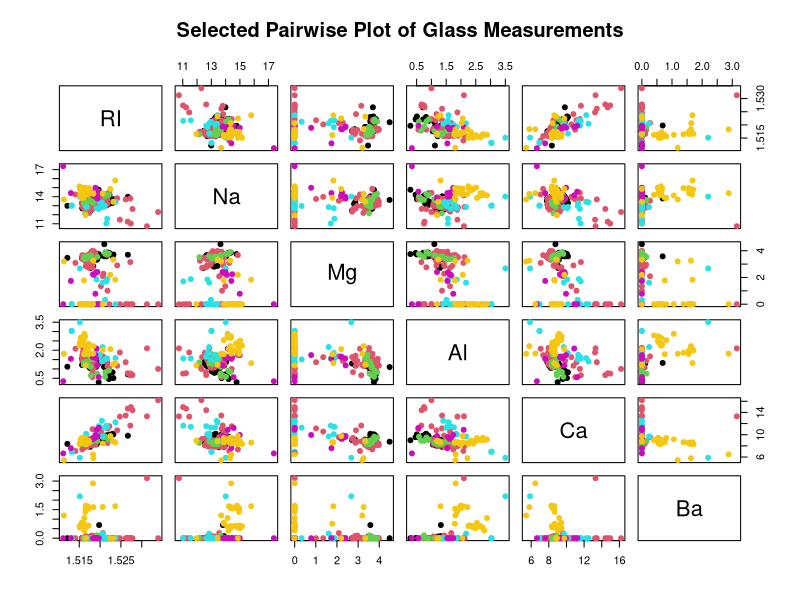
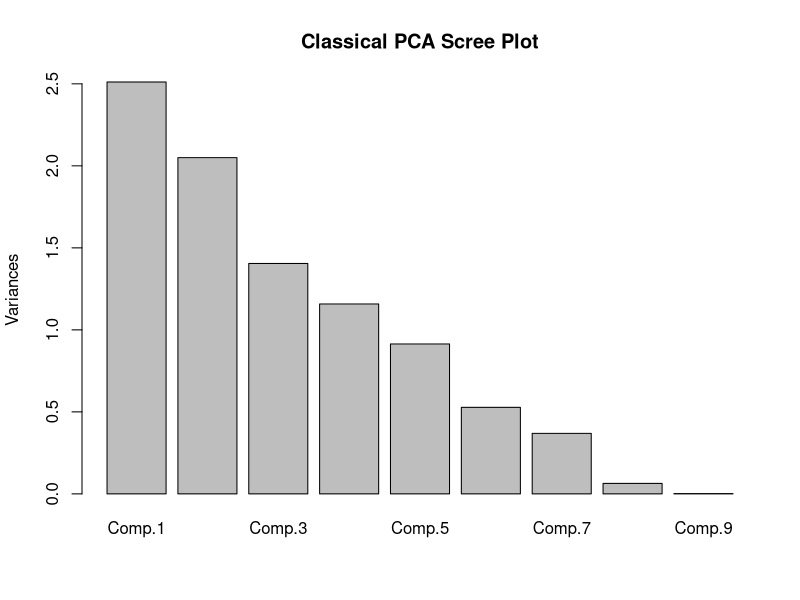
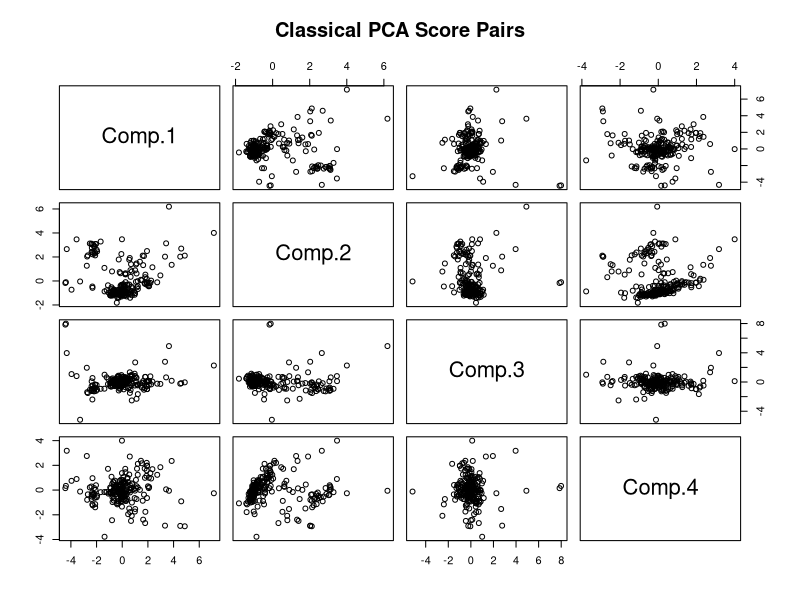
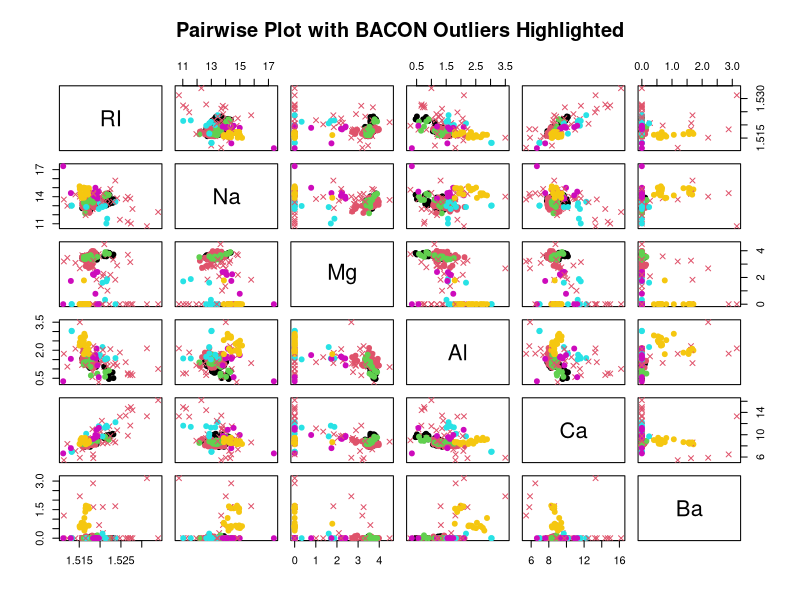
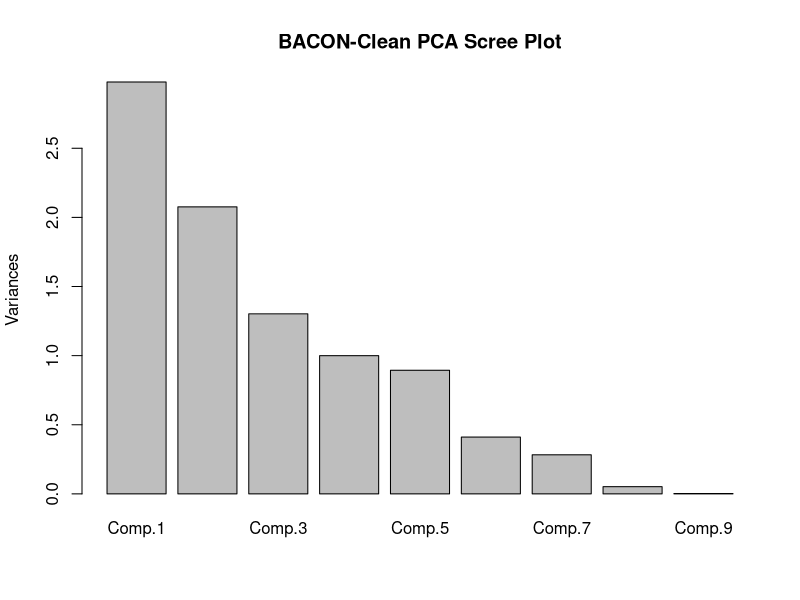
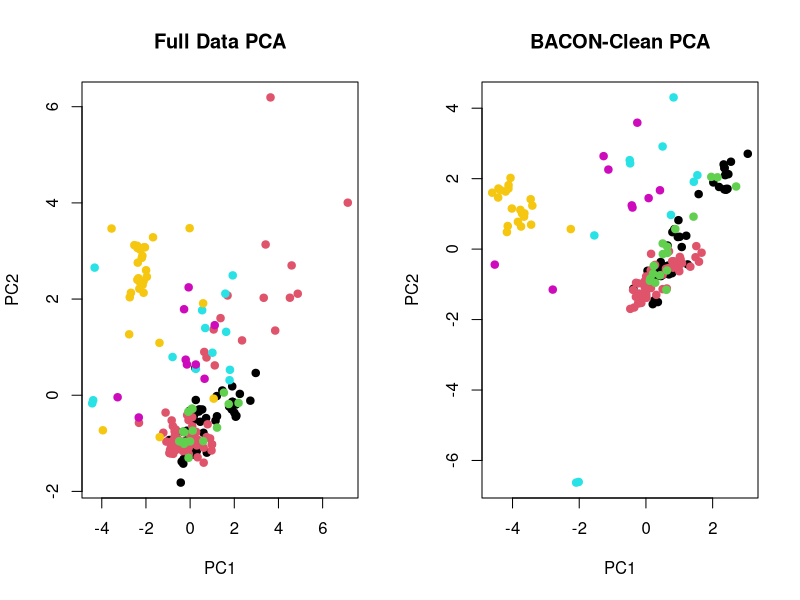
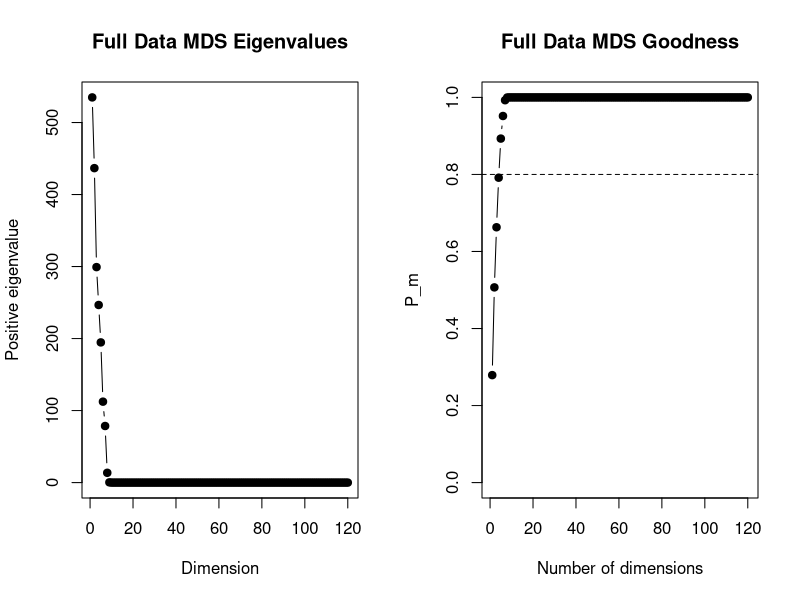
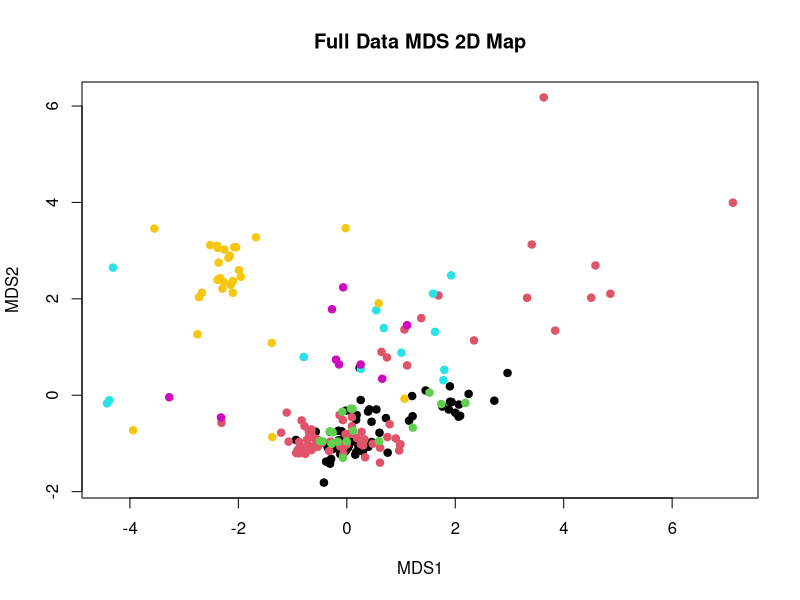

Write the R code that produced these figures, in order.
# MACT 4233 - Project #3
# PCA and MDS of the Glass Identification Data
# AI help was used only to organize and simplify the report/code.
# The analysis decisions, interpretation, and final review remain my own work.

library(readxl)

# Data
col_names <- c("Id", "RI", "Na", "Mg", "Al", "Si", "K", "Ca", "Ba", "Fe", "Type")
glass <- as.data.frame(read_excel("Youssefdat.xlsx", sheet = "GlassData"))
names(glass) <- col_names

pca_vars <- c("RI", "Na", "Mg", "Al", "Si", "K", "Ca", "Ba", "Fe")
pair_vars <- c("RI", "Na", "Mg", "Al", "Ca", "Ba")

# Pairwise plot before PCA
pairs(glass[, pair_vars], col = glass$Type, pch = 19,
      main = "Selected Pairwise Plot of Glass Measurements")

# Classical PCA on the full data
x <- scale(glass[, pca_vars])
pc <- princomp(x, cor = TRUE)

summary(pc, loadings = TRUE)
plot(pc, main = "Classical PCA Scree Plot")
pairs(pc$scores[, 1:4], main = "Classical PCA Score Pairs")

pc_sd <- pc$sd
pc_var <- pc$sd^2
pc_prop <- pc_var / sum(pc_var)
pc_cum <- cumsum(pc_prop)

classical_pca_table <- round(data.frame(pc_sd, pc_var, pc_prop, pc_cum), 4)
names(classical_pca_table) <- c("Standard_deviation", "Variance", "Proportion", "Cumulative")
classical_pca_table

pc$loadings
round(cor(pc$scores[, 1:6]), 4)
round(cov(pc$scores[, 1:6]), 4)

# BACON result used in the report
# These IDs are the within-class BACON outliers. Fe was not used in the BACON step.
bacon_outlier_ids <- c(
  1, 22, 36, 48, 53, 54, 55, 56, 57, 62,
  71, 85, 93, 103, 104, 105, 106, 107, 108, 109,
  110, 111, 112, 113, 125, 128, 129, 130, 131, 132,
  164, 165, 174, 186, 187, 188, 189, 190, 202, 208, 212
)

bacon_summary <- data.frame(
  Type = c(1, 2, 3, 5, 6, 7),
  Group_size = c(70, 76, 17, 13, 9, 29),
  Outliers = c(10, 20, 0, 3, 0, 8),
  Cutoff = c(6.1784, 6.1080, 9.6647, 13.5519, 46.5561, 9.5915)
)

bacon_outlier <- glass$Id %in% bacon_outlier_ids
bacon_summary
glass[bacon_outlier, c("Id", "Type")]

pairs(glass[, pair_vars], col = ifelse(bacon_outlier, 2, glass$Type),
      pch = ifelse(bacon_outlier, 4, 19),
      main = "Pairwise Plot with BACON Outliers Highlighted")

# PCA after removing BACON outliers
glass_clean <- glass[!bacon_outlier, ]
x_clean <- scale(glass_clean[, pca_vars])
pc_clean <- princomp(x_clean, cor = TRUE)

summary(pc_clean, loadings = TRUE)
plot(pc_clean, main = "BACON-Clean PCA Scree Plot")

clean_sd <- pc_clean$sd
clean_var <- pc_clean$sd^2
clean_prop <- clean_var / sum(clean_var)
clean_cum <- cumsum(clean_prop)

clean_pca_table <- round(data.frame(clean_sd, clean_var, clean_prop, clean_cum), 4)
names(clean_pca_table) <- c("Standard_deviation", "Variance", "Proportion", "Cumulative")
clean_pca_table

pc_clean$loadings

pca_comparison <- data.frame(
  Analysis = c("Full data PCA", "BACON-clean PCA"),
  n = c(nrow(glass), nrow(glass_clean)),
  PC1_Eigenvalue = round(c(pc_var[1], clean_var[1]), 4),
  PC1_Proportion = round(c(pc_prop[1], clean_prop[1]), 4),
  Cum_PC2 = round(c(pc_cum[2], clean_cum[2]), 4),
  Cum_PC4 = round(c(pc_cum[4], clean_cum[4]), 4),
  PCs_for_95 = c(which(pc_cum >= 0.95)[1], which(clean_cum >= 0.95)[1])
)
pca_comparison

par(mfrow = c(1, 2))
plot(pc$scores[, 1], pc$scores[, 2], col = glass$Type, pch = 19,
     xlab = "PC1", ylab = "PC2", main = "Full Data PCA")
plot(pc_clean$scores[, 1], pc_clean$scores[, 2], col = glass_clean$Type, pch = 19,
     xlab = "PC1", ylab = "PC2", main = "BACON-Clean PCA")
par(mfrow = c(1, 1))

# MDS function
mds_analysis <- function(data, groups, title) {
  x <- scale(data)
  d <- dist(x)
  out <- cmdscale(d, eig = TRUE)
  
  eigenvalues <- out$eig[out$eig > 0]
  prop <- eigenvalues / sum(eigenvalues)
  Pm <- cumsum(prop)
  m <- which(Pm >= 0.80)[1]
  
  results <- round(data.frame(
    Dimension = 1:length(eigenvalues),
    Eigenvalue = eigenvalues,
    Proportion = prop,
    P_m = Pm
  ), 4)
  
  par(mfrow = c(1, 2))
  plot(eigenvalues, type = "b", pch = 19, main = paste(title, "Eigenvalues"),
       xlab = "Dimension", ylab = "Positive eigenvalue")
  plot(Pm, type = "b", pch = 19, main = paste(title, "Goodness"),
       xlab = "Number of dimensions", ylab = "P_m", ylim = c(0, 1))
  abline(h = 0.80, lty = 2)
  par(mfrow = c(1, 1))
  
  plot(out$points[, 1], out$points[, 2], col = groups, pch = 19,
       xlab = "MDS1", ylab = "MDS2", main = paste(title, "2D Map"))
  
  list(results = results, Pm = Pm, m = m, points = out$points)
}

# MDS on full and clean data
mds_full <- mds_analysis(glass[, pca_vars], glass$Type, "Full Data MDS")
mds_clean <- mds_analysis(glass_clean[, pca_vars], glass_clean$Type, "BACON-Clean MDS")

mds_full$results
mds_clean$results

mds_comparison <- data.frame(
  Analysis = c("Full data MDS", "BACON-clean MDS"),
  n = c(nrow(glass), nrow(glass_clean)),
  P_2 = round(c(mds_full$Pm[2], mds_clean$Pm[2]), 4),
  P_4 = round(c(mds_full$Pm[4], mds_clean$Pm[4]), 4),
  Dimensions_for_80 = c(mds_full$m, mds_clean$m)
)
mds_comparison
